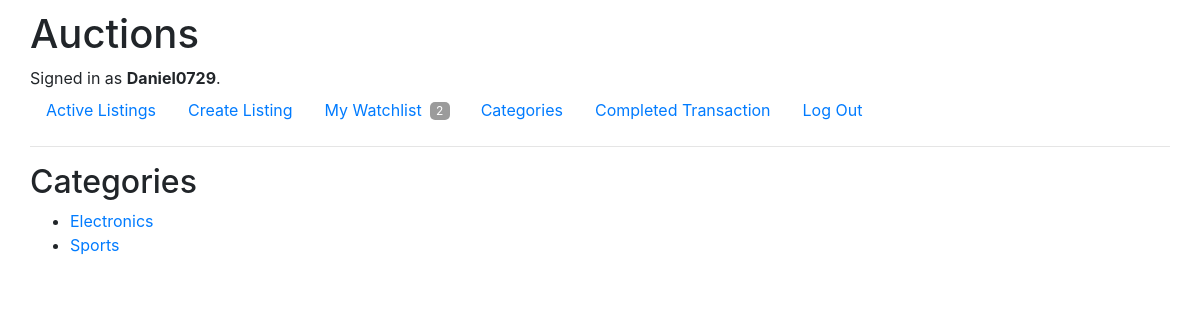
Page /category (signed in) on the committed database.
### auctions/models.py (models this page shows, shortened)
class User(AbstractUser):
    watchlist = models.ManyToManyField("Listing", blank=True, related_name="watchers")
    bought = models.ManyToManyField("Listing", blank=True, related_name="owner")
    sold = models.ManyToManyField("Listing", blank=True, related_name="seller")

class Listing(models.Model):
    title = models.CharField(max_length=64)
    time_created = models.DateTimeField(auto_now_add=True)
    description = models.TextField()
    starting_bid = models.DecimalField(max_digits=19, decimal_places=2)
    curr_price = models.DecimalField(max_digits=19, decimal_places=2, blank=True, null=True)
    image_url = models.URLField(blank=True)
    category = models.CharField(blank=True, max_length=64)
    creator = models.ForeignKey(User, on_delete=models.CASCADE, related_name="creator", blank=True, null=True)
    active = models.BooleanField(default=True)

### auctions/views.py (the view)
# urls.py: path("category", views.category, name="category"),
def category(request):
    categories = set()
    listings = Listing.objects.all()
    for listing in listings:
        if not listing.category == "" and not listing.active==False:
            categories.add(listing.category)
    return render(request, "auctions/category.html", {
        "categories" : categories
    })

### auctions/templates/auctions/category.html
{% extends "auctions/layout.html" %}
{% block body %}
    <h2>Categories</h2>
    <ul>
        {% for category in categories%}
            <li>
                <a  href="{% url 'categories' type=category %}">{{category}}</a>
            </li>
        {% empty %}
            <li>
                There are no categories recorded yet!
            </li>
        {% endfor %}
    </ul>
{% endblock %}

### auctions/templates/auctions/layout.html (shortened to what this page needs)
{% load static %}
<!DOCTYPE html>
<html lang="en">
    <head>
        <link rel="stylesheet" href="https://stackpath.bootstrapcdn.com/bootstrap/4.4.1/css/bootstrap.min.css">
        <link href="{% static 'auctions/styles.css' %}" rel="stylesheet">
    </head>
    <body>
        <h1>Auctions</h1>
        <div>
            {% if user.is_authenticated %}
                Signed in as <strong>{{ user.username }}</strong>.
            {% else %}
                Not signed in.
            {% endif %}
        </div>
        <ul class="nav">
            <li class="nav-item">
                <a class="nav-link" href="{% url 'index' %}">Active Listings</a>
            </li>
            {% if user.is_authenticated %}
                <li class="nav-item">
                    <a class="nav-link" href="{% url 'create' %}">Create Listing</a>
                </li>
                <li class="nav-item" id="nav-watchlist">
                    <a class="nav-link" id="nav-watchlist__link" href="{% url 'watchlist' %}">My Watchlist</a>
                    <div class="nav-watchlist__count">
                        {{user.watchlist.count}}
                    </div>
                </li>
                <li class="nav-item">
                    <a class="nav-link" href="{% url 'category' %}">Categories</a>
                </li>
                <li class="nav-item">
                    <a class="nav-link" href="{% url 'transaction' %}">Completed Transaction</a>
                </li>
                <li class="nav-item">
                    <a class="nav-link" href="{% url 'logout' %}">Log Out</a>
                </li>
            {% endif %}
        </ul>
        <hr>
        {% block body %}
        {% endblock %}
    </body>
</html>

### auctions/static/auctions/styles.css (style rules this page uses)
body { padding-top: 10px; padding-left: 30px; padding-right: 30px; }
#nav-watchlist { display: flex; justify-content: center; align-items: center; }
#nav-watchlist__link { padding-right: 8px }
.nav-watchlist__count { border-radius: 5px; background-color: rgb(155, 155, 155); color: white; font-size: 12px; width: 20px; display: flex; justify-content: center; margin-right: 15px; margin-top: 1px; }

### rows in the picture
User: username "Daniel0729", watchlist.count "2"
Listing: categories "Electronics"
Listing: categories "Sports"
